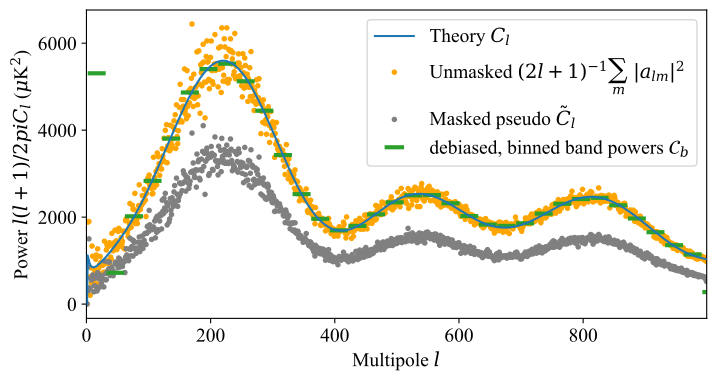

Here is the Python script that generated this plot:
from pylab import *
from healpy import *
import pymaster as nmt

with open("../plotstyle.py", "r") as f:
    exec(f.read())

close('all')

Dl = loadtxt("base_planck_lowl_lowLike_highL.bestfit_cl", usecols=[1])[:998]

Dl = hstack([[0,0],Dl])

l = arange(len(Dl))

lmax = l[-1]

llfac = l*(l+1)/2/pi

Cl = Dl / llfac
Cl[0]=Cl[1]=0

seed(12345)

nside = 512

planck857 = read_map("HFI_SkyMap_857-field-Int_2048_R3.00_full.fits")
planck857 = ud_grade(planck857,nside)

mask = smoothing(planck857,fwhm=4.0/180*pi,iter=0) < 5

mask = nmt.mask_apodization(mask, 2.5, apotype="C1")


alm0 = synalm(Cl)

cl0 = alm2cl(alm0)

m0 = alm2map(alm0,lmax=lmax,nside=nside)

#cl1 = anafast(m0,lmax=lmax,iter=0)

pcl = anafast(m0*mask,lmax=lmax,iter=0)


f_0 = nmt.NmtField(mask, [m0])
bins = nmt.NmtBin.from_nside_linear(nside, 30)

clobs = nmt.compute_full_master(f_0, f_0, bins).reshape(-1)

mollview(mask, title="Mask")

savefig("mask.pdf",bbox_inches='tight')

mollview(m0 * mask, title="Masked map", min=-400, max=400,unit=r"$\mu$K")

savefig("masked_map.pdf",bbox_inches='tight')

figure(figsize=[8,4])
plot(llfac*Cl,label="Theory $C_l$",zorder=1000)
plot(llfac*cl0,".",label=r"Unmasked $(2l+1)^{-1}\sum_m \ |a_{lm}|^2$", color='orange')
plot(llfac*pcl,".", label=r"Masked pseudo $\tilde C_l$", color='gray')
#plot(llfac[:len(cl1)]*cl1,".")

ell_arr = bins.get_effective_ells()

Nbin = bins.get_n_bands()
ell_min = zeros(Nbin)
ell_max = zeros(Nbin)

for b in range(Nbin):
    ell_min[b] = bins.get_ell_min(b)
    ell_max[b] = bins.get_ell_max(b)

ell_bin_xerr = vstack( [ ell_arr - ell_min, ell_max - ell_arr])
    
ell_arrfac = ell_arr*(ell_arr+1)/2/pi

errorbar(ell_arr,ell_arrfac*clobs,xerr=ell_bin_xerr, fmt='none', elinewidth=3, label=r"debiased, binned band powers $\mathcal{C}_b$", color="C2")

xlim(0,lmax)

xlabel("Multipole $l$")
ylabel(r"Power $l(l+1)/2\pi C_l$ ($\mu$K$^2$)")

legend()

savefig("band_powers.pdf",bbox_inches='tight')
